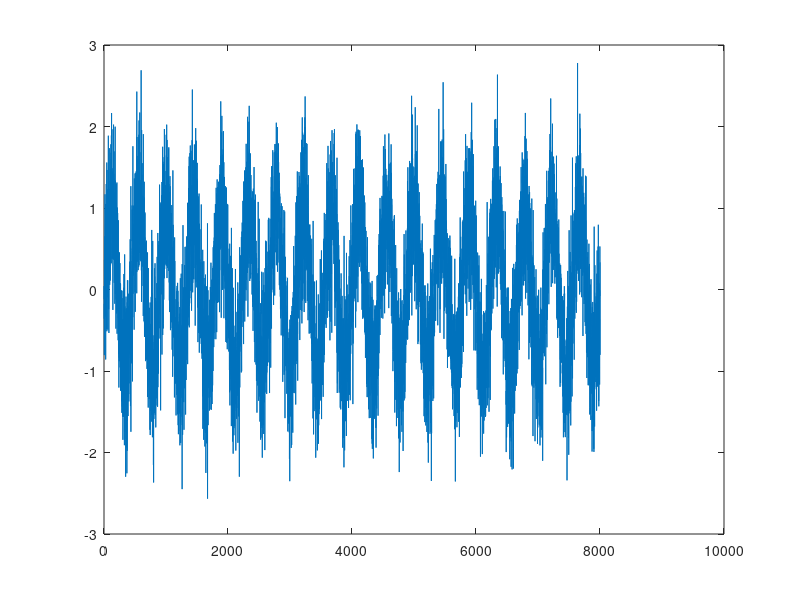
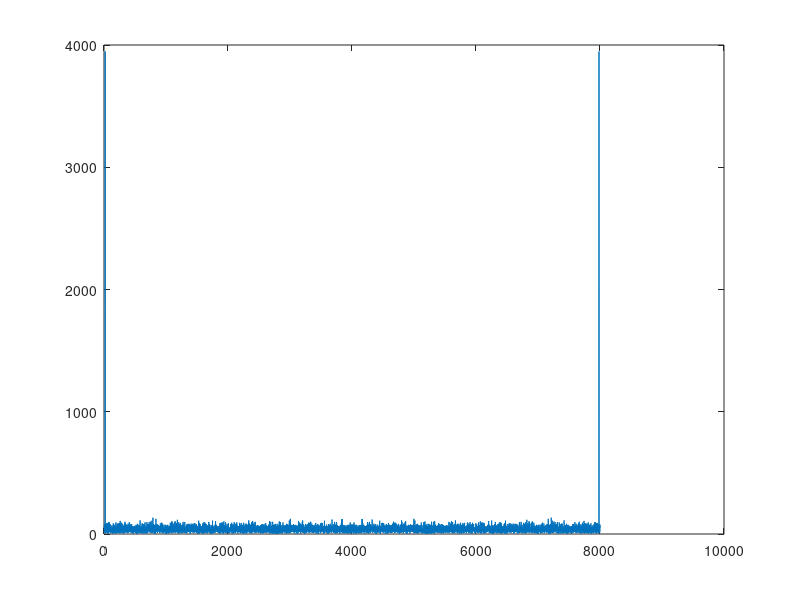
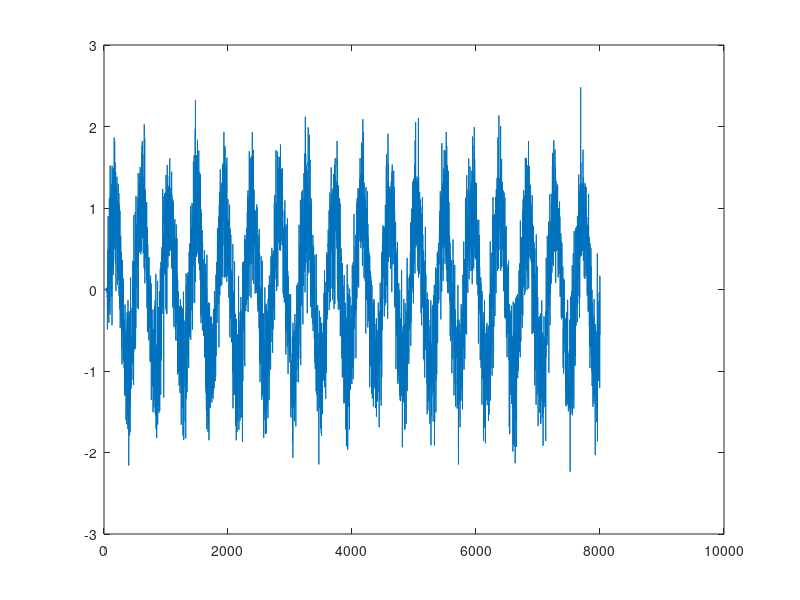
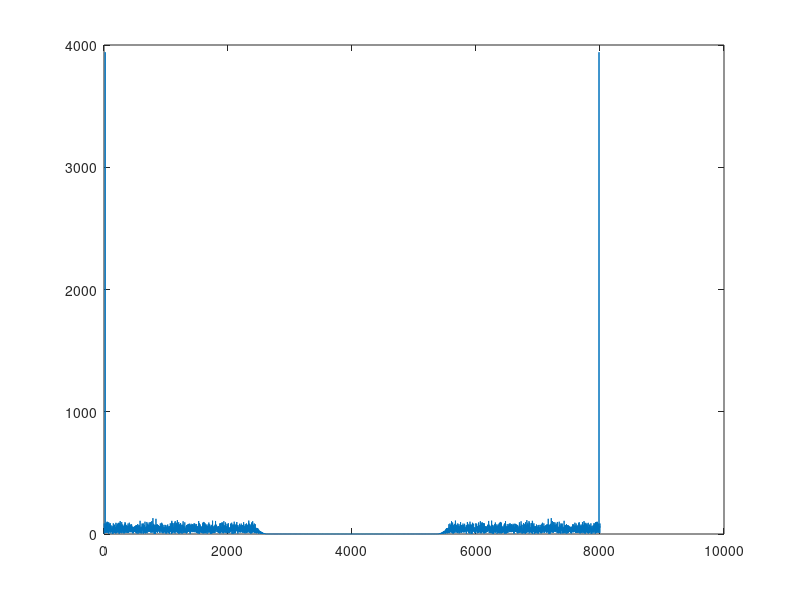

Recreate these plots in MATLAB, in order. (Note: this script raises an error after producing the figures.)
fs= 8e3;
f1 = 1.8e1;
f2 = 3.5e3;
fc = 2.5e3;
Wc = fc/(fs/2);



t = 0:1/fs:1;
x = sin(2* pi * f1 *  t) + sin(2* pi * 0 *  t);
tam = size(x);
n = 0.5 * randn(tam);
x = x + n;
figure(1),plot(x);

X = fft(x);
figure(2),plot(abs(X));

%%
% Calculando los coeficientes de filtro fir
% usando FIR1.
N    = 100;      % Order
flag = 'scale';  % Sampling Flag

win = hamming(N+1);

Num  = fir1(N, Wc, 'low', win, flag);
y = filter(Num,1,x);
figure(3),plot(y)

Y = fft(y);
figure(4),plot(abs(Y));

%%
%%Filtro IIR

Fpass = 0.00625;     % Passband Frequency
Fstop = 0.00825;     % Stopband Frequency
Apass = 1;           % Passband Ripple (dB)
Astop = 10;          % Stopband Attenuation (dB)
match = 'stopband';  % Band to match exactly

% Construct an FDESIGN object and call its BUTTER method.
h  = fdesign.lowpass(Fpass, Fstop, Apass, Astop);
Hd = design(h, 'butter', 'MatchExactly', match);

% Get the transfer function values.
[b, a] = tf(Hd);

y=filter(b,a,x);
figure(5),plot(y)

Y = fft(y);
figure(6),plot(abs(Y));
